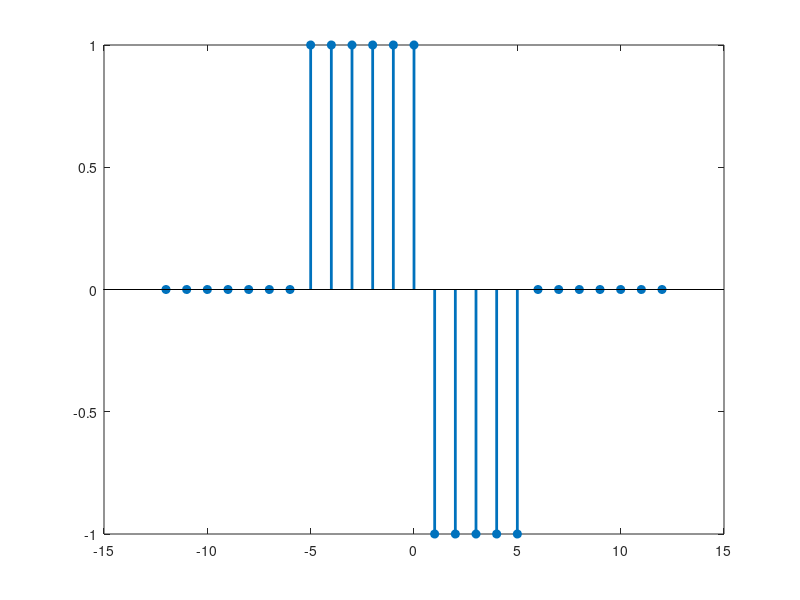

This figure's MATLAB source:
clc;
clear all;
close all;

u = @(n) n >= 0;
n = -10:10;
%stem(n,u(n),"filled");

x = @(n) n.*(u(n+5)-u(n-6));
n = -12:12;
%stem(n, x(-n-1), "filled", "LineWidth", 2); % variar valores
grid on;

x1 = @(n) (6-abs(n)).*(u(n+5)-u(n-6));
stem(n, x1(n), "filled", "LineWidth", 2);

x2 = @(n) (u(n+5)-u(n-1))-1.*(u(n-1)-u(n-6));
stem(n, x2(n), "filled", "LineWidth", 2);

three_a = @(n) (3-abs(n-3)).*(u(n)-u(n-7))
%stem(n, three_a(n), "filled", "LineWidth", 2);

f_par = @(n) (three_a(n) + three_a(-n)) / 2;
%stem(n, f_par(n), "filled", "LineWidth", 2);

f_impar = @(n) (three_a(n) - three_a(-n)) / 2;
%stem(n, f_impar(n), "filled", "LineWidth", 2);